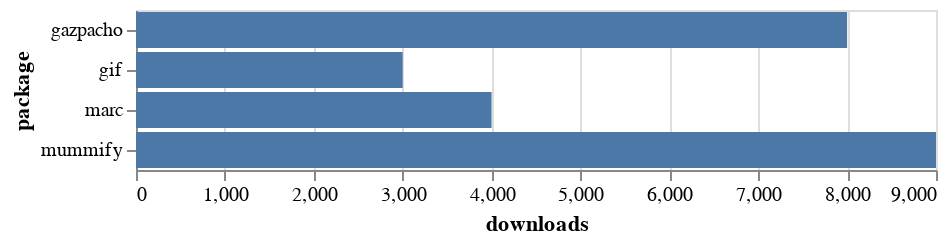

Notebook code for this chart:
### Code cell
alt.Chart(packages).mark_bar().encode(
    y='package',
    x='downloads'
)

### Figure 1 — Vega-Lite specification as saved in the notebook (floating-point values rounded to 4 significant figures)
{"config": {"view": {"continuousWidth": 400, "continuousHeight": 300}}, "data": {"name": "data-c4ebe93af349d50fdf080b16b04d264f"}, "mark": "bar", "encoding": {"x": {"field": "downloads", "type": "quantitative"}, "y": {"field": "package", "type": "nominal"}}, "$schema": "https://vega.github.io/schema/vega-lite/v4.17.0.json", "datasets": {"data-c4ebe93af349d50fdf080b16b04d264f": [{"downloads": 8000, "package": "gazpacho"}, {"downloads": 3000, "package": "gif"}, {"downloads": 9000, "package": "mummify"}, {"downloads": 4000, "package": "marc"}]}}
